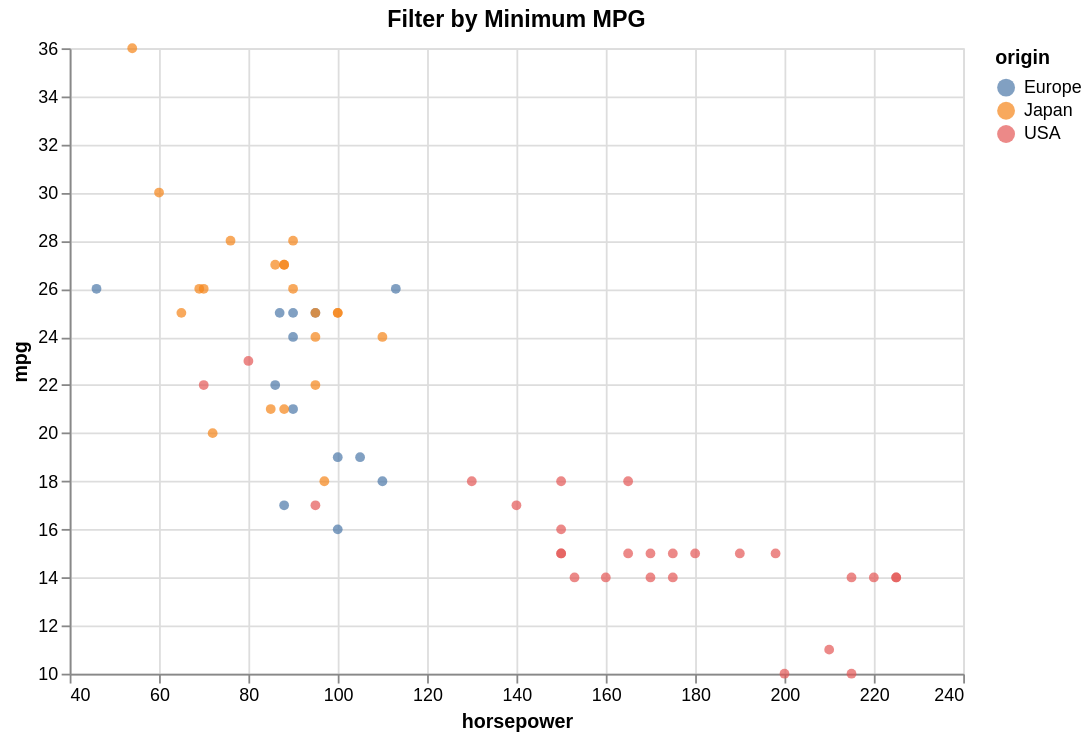

The Vega-Lite source for this figure:
### Vega-Lite specification from a JSON file in a GitHub repository (floating-point values rounded to 4 significant figures)
{"$schema": "https://vega.github.io/schema/vega-lite/v5.json", "config": {"axis": {"labelLimit": 0}, "header": {"labelLimit": 0}, "legend": {"labelLimit": 0}}, "data": {"values": [{"acceleration": 12.0, "cylinders": 8, "horsepower": 130, "mpg": 18, "origin": "USA", "weight": 3504}, {"acceleration": 11.5, "cylinders": 8, "horsepower": 165, "mpg": 15, "origin": "USA", "weight": 3693}, {"acceleration": 11.0, "cylinders": 8, "horsepower": 150, "mpg": 18, "origin": "USA", "weight": 3436}, {"acceleration": 12.0, "cylinders": 8, "horsepower": 150, "mpg": 16, "origin": "USA", "weight": 3433}, {"acceleration": 10.5, "cylinders": 8, "horsepower": 140, "mpg": 17, "origin": "USA", "weight": 3449}, {"acceleration": 10.0, "cylinders": 8, "horsepower": 198, "mpg": 15, "origin": "USA", "weight": 4341}, {"acceleration": 9.0, "cylinders": 8, "horsepower": 220, "mpg": 14, "origin": "USA", "weight": 4354}, {"acceleration": 8.5, "cylinders": 8, "horsepower": 215, "mpg": 14, "origin": "USA", "weight": 4312}, {"acceleration": 10.0, "cylinders": 8, "horsepower": 225, "mpg": 14, "origin": "USA", "weight": 4425}, {"acceleration": 8.5, "cylinders": 8, "horsepower": 190, "mpg": 15, "origin": "USA", "weight": 3850}, {"acceleration": 10.0, "cylinders": 8, "horsepower": 170, "mpg": 15, "origin": "USA", "weight": 3563}, {"acceleration": 8.0, "cylinders": 8, "horsepower": 160, "mpg": 14, "origin": "USA", "weight": 3609}, {"acceleration": 9.5, "cylinders": 8, "horsepower": 150, "mpg": 15, "origin": "USA", "weight": 3761}, {"acceleration": 10.0, "cylinders": 8, "horsepower": 225, "mpg": 14, "origin": "USA", "weight": 3086}, {"acceleration": 15.0, "cylinders": 4, "horsepower": 95, "mpg": 24, "origin": "Japan", "weight": 2372}, {"acceleration": 15.5, "cylinders": 4, "horsepower": 95, "mpg": 22, "origin": "Japan", "weight": 2833}, {"acceleration": 15.5, "cylinders": 4, "horsepower": 97, "mpg": 18, "origin": "Japan", "weight": 2774}, {"acceleration": 16.0, "cylinders": 4, "horsepower": 85, "mpg": 21, "origin": "Japan", "weight": 2587}, {"acceleration": 14.5, "cylinders": 4, "horsepower": 88, "mpg": 27, "origin": "Japan", "weight": 2130}, {"acceleration": 20.5, "cylinders": 4, "horsepower": 46, "mpg": 26, "origin": "Europe", "weight": 1835}, {"acceleration": 17.5, "cylinders": 4, "horsepower": 87, "mpg": 25, "origin": "Europe", "weight": 2672}, {"acceleration": 15.0, "cylinders": 4, "horsepower": 90, "mpg": 24, "origin": "Europe", "weight": 2430}, {"acceleration": 17.5, "cylinders": 4, "horsepower": 95, "mpg": 25, "origin": "Europe", "weight": 2375}, {"acceleration": 15.5, "cylinders": 4, "horsepower": 113, "mpg": 26, "origin": "Europe", "weight": 2234}, {"acceleration": 18.5, "cylinders": 4, "horsepower": 90, "mpg": 21, "origin": "Europe", "weight": 2648}, {"acceleration": 14.0, "cylinders": 8, "horsepower": 215, "mpg": 10, "origin": "USA", "weight": 4615}, {"acceleration": 13.0, "cylinders": 8, "horsepower": 200, "mpg": 10, "origin": "USA", "weight": 4376}, {"acceleration": 13.5, "cylinders": 8, "horsepower": 210, "mpg": 11, "origin": "USA", "weight": 4382}, {"acceleration": 18.0, "cylinders": 8, "horsepower": 193, "mpg": 9, "origin": "USA", "weight": 4732}, {"acceleration": 14.5, "cylinders": 4, "horsepower": 88, "mpg": 27, "origin": "Japan", "weight": 2130}, {"acceleration": 13.5, "cylinders": 4, "horsepower": 90, "mpg": 28, "origin": "Japan", "weight": 2264}, {"acceleration": 15.5, "cylinders": 4, "horsepower": 95, "mpg": 25, "origin": "Japan", "weight": 2228}, {"acceleration": 19.0, "cylinders": 4, "horsepower": 100, "mpg": 25, "origin": "Japan", "weight": 2046}, {"acceleration": 13.0, "cylinders": 4, "horsepower": 105, "mpg": 19, "origin": "Europe", "weight": 2634}, {"acceleration": 15.5, "cylinders": 4, "horsepower": 100, "mpg": 16, "origin": "Europe", "weight": 2702}, {"acceleration": 16.5, "cylinders": 4, "horsepower": 88, "mpg": 17, "origin": "Europe", "weight": 2875}, {"acceleration": 17.0, "cylinders": 4, "horsepower": 100, "mpg": 19, "origin": "Europe", "weight": 2901}, {"acceleration": 11.0, "cylinders": 6, "horsepower": 165, "mpg": 18, "origin": "USA", "weight": 3353}, {"acceleration": 11.5, "cylinders": 6, "horsepower": 175, "mpg": 14, "origin": "USA", "weight": 3169}, {"acceleration": 12.5, "cylinders": 6, "horsepower": 153, "mpg": 14, "origin": "USA", "weight": 2906}, {"acceleration": 13.5, "cylinders": 6, "horsepower": 150, "mpg": 15, "origin": "USA", "weight": 3380}, {"acceleration": 12.0, "cylinders": 8, "horsepower": 180, "mpg": 15, "origin": "USA", "weight": 3740}, {"acceleration": 11.0, "cylinders": 8, "horsepower": 170, "mpg": 14, "origin": "USA", "weight": 4080}, {"acceleration": 11.5, "cylinders": 8, "horsepower": 175, "mpg": 15, "origin": "USA", "weight": 3645}, {"acceleration": 14.0, "cylinders": 4, "horsepower": 110, "mpg": 24, "origin": "Japan", "weight": 2585}, {"acceleration": 19.0, "cylinders": 4, "horsepower": 72, "mpg": 20, "origin": "Japan", "weight": 2310}, {"acceleration": 15.0, "cylinders": 4, "horsepower": 100, "mpg": 25, "origin": "Japan", "weight": 2472}, {"acceleration": 16.0, "cylinders": 4, "horsepower": 88, "mpg": 21, "origin": "Japan", "weight": 2265}, {"acceleration": 19.5, "cylinders": 4, "horsepower": 86, "mpg": 27, "origin": "Japan", "weight": 2110}, {"acceleration": 14.5, "cylinders": 4, "horsepower": 90, "mpg": 26, "origin": "Japan", "weight": 2800}, {"acceleration": 19.5, "cylinders": 4, "horsepower": 70, "mpg": 26, "origin": "Japan", "weight": 2110}, {"acceleration": 17.0, "cylinders": 4, "horsepower": 76, "mpg": 28, "origin": "Japan", "weight": 2085}, {"acceleration": 17.0, "cylinders": 4, "horsepower": 65, "mpg": 25, "origin": "Japan", "weight": 2245}, {"acceleration": 15.0, "cylinders": 4, "horsepower": 69, "mpg": 26, "origin": "Japan", "weight": 1965}, {"acceleration": 17.0, "cylinders": 4, "horsepower": 60, "mpg": 30, "origin": "Japan", "weight": 1755}, {"acceleration": 14.0, "cylinders": 6, "horsepower": 70, "mpg": 22, "origin": "USA", "weight": 2815}, {"acceleration": 12.5, "cylinders": 6, "horsepower": 95, "mpg": 17, "origin": "USA", "weight": 3210}, {"acceleration": 13.5, "cylinders": 6, "horsepower": 80, "mpg": 23, "origin": "USA", "weight": 3380}, {"acceleration": 15.5, "cylinders": 4, "horsepower": 54, "mpg": 36, "origin": "Japan", "weight": 1760}, {"acceleration": 14.0, "cylinders": 4, "horsepower": 90, "mpg": 25, "origin": "Europe", "weight": 2130}, {"acceleration": 15.5, "cylinders": 4, "horsepower": 86, "mpg": 22, "origin": "Europe", "weight": 2205}, {"acceleration": 13.5, "cylinders": 4, "horsepower": 110, "mpg": 18, "origin": "Europe", "weight": 2245}]}, "encoding": {"color": {"field": "origin", "type": "nominal"}, "tooltip": [{"field": "mpg", "type": "quantitative"}, {"field": "origin", "type": "nominal"}, {"field": "horsepower", "type": "quantitative"}], "x": {"field": "horsepower", "scale": {"zero": false}, "type": "quantitative"}, "y": {"field": "mpg", "scale": {"zero": false}, "type": "quantitative"}}, "height": 350, "mark": {"filled": true, "type": "point"}, "params": [{"bind": {"input": "range", "max": 40, "min": 5, "step": 1}, "name": "min_mpg", "value": 10}], "title": "Filter by Minimum MPG", "transform": [{"filter": "datum.mpg >= min_mpg"}], "width": 500}
